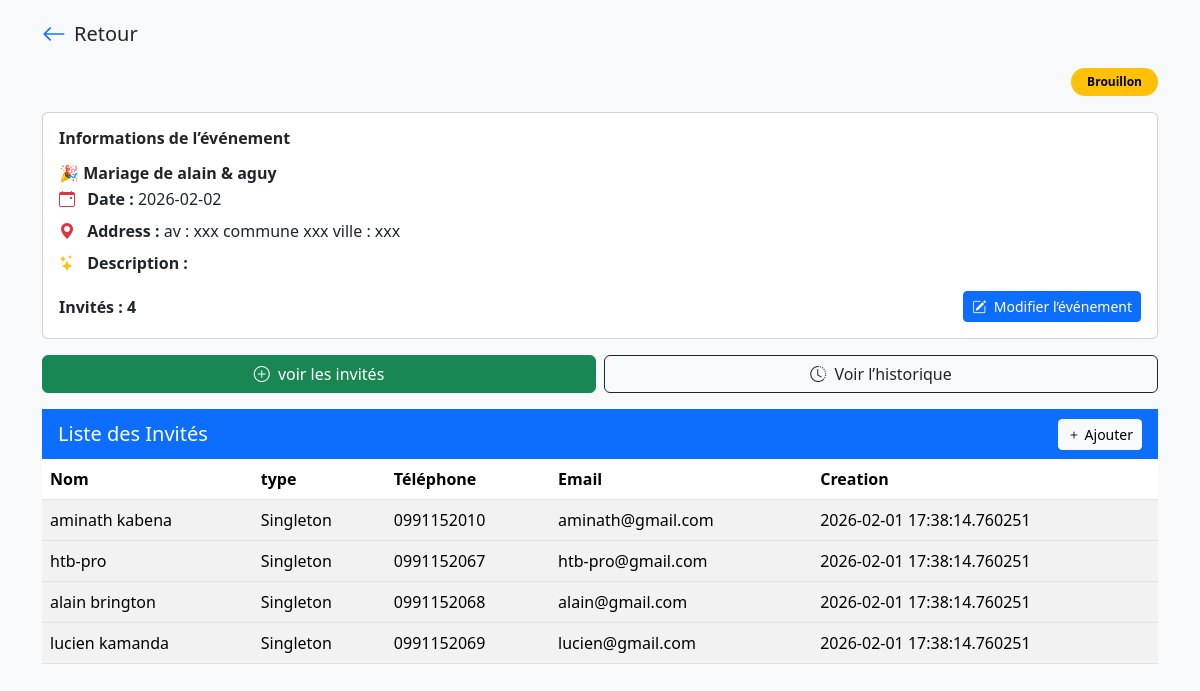
The page /event_description/e589a537-2cef-4bb5-ab4b-d3e88845aa80 on the database its author committed.
### models.py (models this page shows)
class Event(Base): #event table
    __tablename__="events"
    id = Column(String,primary_key=True,unique=True,default=lambda :str(uuid4()))
    name = Column(String(50))
    type = Column(String(50))
    date = Column(Date)
    address = Column(String(50))
    description = Column(Text,nullable=True)
    created_date = Column(DateTime,default=datetime.now())
    state = Column(String,default="en cours")
    guests = relationship("Guest",back_populates="event",cascade="all,delete")

class Guest(Base):
    __tablename__="guests"
    id = Column(String,primary_key=True,unique=True,default=lambda:str(uuid4()))
    name = Column(String(60))
    guest_type = Column(String(20))
    telephone =  Column(String,unique=True,nullable=False)
    email= Column(String,unique=True,nullable=True)
    event_id = Column(String,ForeignKey('events.id'),nullable=False)
    created_date = Column(DateTime,default=datetime.now())
    is_present = Column(Boolean,default=False)
    qr_token = Column(String,unique=True,nullable=False,default=lambda : str(uuid4()))
    event = relationship("Event",back_populates="guests")
    invite = relationship("Invite",back_populates="guest",uselist = False,cascade="all,delete-orphan")

### Routers/event.py (the view)
@Root.get("/event_form",name="event_form",response_class = HTMLResponse)#event form request
def getEventForm(request:Request):
    return templates.TemplateResponse("Event/Forms/event_form.html",{'request':request})

### Templates/Event/Home/mainEventView.html (shortened to what this page needs)
<!DOCTYPE html>
<html lang="fr">
<head>
    <link href="https://cdn.jsdelivr.net/npm/bootstrap@5.3.2/dist/css/bootstrap.min.css" rel="stylesheet">
    <link href="https://cdn.jsdelivr.net/npm/bootstrap-icons/font/bootstrap-icons.css" rel="stylesheet">
</head>
<body class="bg-light">
<div class="container py-3">
    <div class="d-flex align-items-center mb-3">
        <a href="{{url_for('event_list')}}" class="text-decoration-none me-2">
            <i class="bi bi-arrow-left fs-4"></i>
        </a>
        <h5 class="mb-0">Retour</h5>
    </div>
    <div class="d-flex justify-content-between align-items-center mb-3">
        <span class="badge rounded-pill text-bg-warning px-3 py-2">
            Brouillon
        </span>
    </div>
    <div class="card mb-3">
        <div class="card-body">
            <h6 class="fw-bold mb-3">Informations de l’événement</h6>
            <h6 class="fw-bold mb-1">🎉 {{event.name}}</h6>
            <p class="mb-2">
                <i class="bi bi-calendar-event text-danger me-2"></i>
                <strong>Date :</strong> {{event.date}}
            </p>
            <p class="mb-2">
                <i class="bi bi-geo-alt-fill text-danger me-2"></i>
                <strong>Address :</strong> {{event.address}}
            </p>
            <p class="mb-3">
                <i class="bi bi-stars text-warning me-2"></i>
                <strong>Description :</strong> {% if event.description%} {{event.description}}{%endif%}
            </p>
            <div class="d-flex justify-content-between align-items-center">
                <span class="fw-semibold">Invités : {{total}}</span>
                <a href="/edit_event/{{event.id}}">
                    <button class="btn btn-primary btn-sm">
                        <i class="bi bi-pencil-square me-1"></i>
                        Modifier l’événement
                    </button>
                </a>
            </div>
        </div>
    </div>
    <div class="row g-2 mb-3">
        <div class="col-6">
            <a href="/guest_list/{{event.id}}">
                <button class="btn btn-success w-100">
                    <i class="bi bi-plus-circle me-1"></i>
                    voir les invités
                </button>
            </a>
        </div>
        <div class="col-6">
            <a href="{{url_for('invitation')}}">
                <button class="btn btn-outline-dark w-100">
                    <i class="bi bi-clock-history me-1"></i>
                    Voir l’historique
                </button>
            </a>
        </div>
    </div>
<div class="d-none d-md-block">
        <nav class="navbar bg-primary text-white px-3">
            <span class="navbar-brand mb-0 h5 text-white">
                Liste des Invités
            </span>
            <a href="/create/{{event.id}}/guest" class="btn btn-light btn-sm">
                <i class="bi bi-plus"></i> Ajouter
            </a>
        </nav>
    <div class="table-view">{% if guests.guests %}
        <table class="table table-striped">
            <thead>
                <tr>
                    <th>Nom</th>
                    <th>type</th>
                    <th>Téléphone</th>
                    <th>Email</th>
                    <th>Creation</th>
                </tr>
            </thead>
             {% for guest in guests.guests%}
            <tbody>
                <tr>
                    <td>{{ guest.name }}</td>
                    <td>{{ guest.guest_type }}</td>
                    <td>{{guest.telephone}}</td>
                    <td>{{guest.email}}</td>
                    <td>  {{guest.created_date}}</td>
                </tr>
            </tbody>  {% endfor %}
        </table>
            {%endif%}
        </div>
    </div>
</div>
</body>
</html>

### rows shown on the page
Event: name "Mariage de alain & aguy", date "2026-02-02", address "av : xxx commune xxx ville : xxx"
Guest: name "aminath kabena", guest_type "Singleton", telephone "0991152010", email "aminath@gmail.com", created_date "2026-02-01 17:38:14.760251"
Guest: name "htb-pro", guest_type "Singleton", telephone "0991152067", email "htb-pro@gmail.com", created_date "2026-02-01 17:38:14.760251"
Guest: name "alain brington", guest_type "Singleton", telephone "0991152068", email "alain@gmail.com", created_date "2026-02-01 17:38:14.760251"
Guest: name "lucien kamanda", guest_type "Singleton", telephone "0991152069", email "lucien@gmail.com", created_date "2026-02-01 17:38:14.760251"

### other values the page prints
{{ total }} "4"
